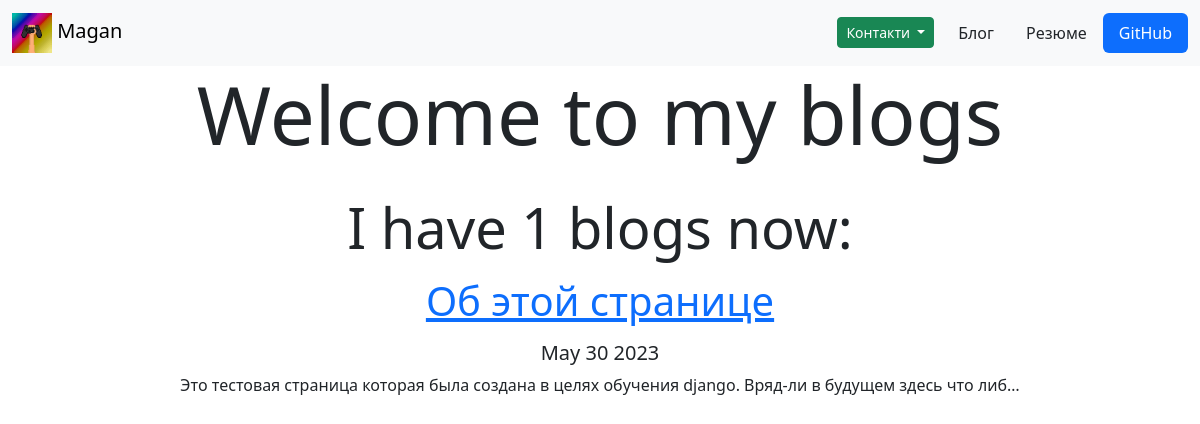
The page /blog/ on the database as committed earlier.
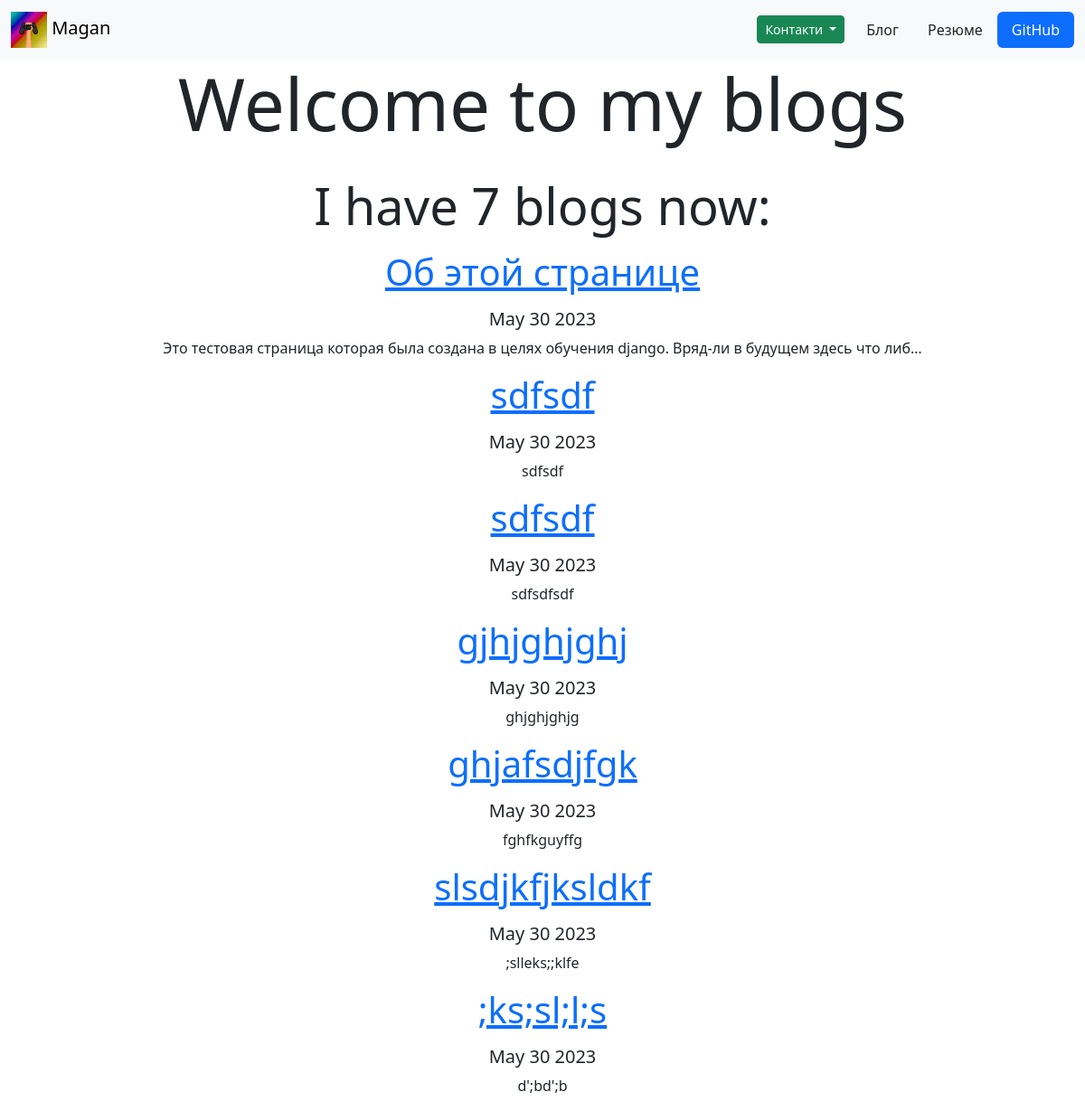
The same page on the database as committed later.
### blog/models.py (models this page shows, shortened)
class Blog(models.Model):
    title = models.CharField(max_length=100)
    date = models.DateField()
    description = models.TextField()

### blog/views.py (the view)
# urls.py: path('', views.all_blogs, name='all_blogs'),
def all_blogs(request):
    blogs = Blog.objects.all()
    return render(request, 'blog/all_blogs.html', {'blogs': blogs})

### blog/templates/blog/all_blogs.html
{% extends 'portfolio/base.html' %}
{% block content %}
<div class="container text-center">
  <h1 class="display-1">Welcome to my blogs</h1>
  <br>
  <p class="display-4">I have {{ blogs.count }} blogs now:</p>
  {% for blog in blogs %}
  <p class="display-6"><a href="{% url 'blog:detail' blog.id %}">{{ blog.title }}</a></p>
  <p class="h5">{{ blog.date|date:'M j Y'}}</p>
  <p>{{ blog.description|safe|truncatechars:100 }}</p>
  {% endfor %}
</div>
{% endblock %}

Rows that differ between the two databases and show on the page:
added Blog: title "sdfsdf", date "May 30 2023", description "sdfsdf"
added Blog: title "sdfsdf", date "May 30 2023", description "sdfsdfsdf"
added Blog: title "gjhjghjghj", date "May 30 2023", description "ghjghjghjg"
added Blog: title "ghjafsdjfgk", date "May 30 2023", description "fghfkguyffg"
added Blog: title "slsdjkfjksldkf", date "May 30 2023", description ";slleks;;klfe"
added Blog: title ";ks;sl;l;s", date "May 30 2023", description "d';bd';b"
Other text that changed with them:
{{ blogs.count }}: "1" → "7"
